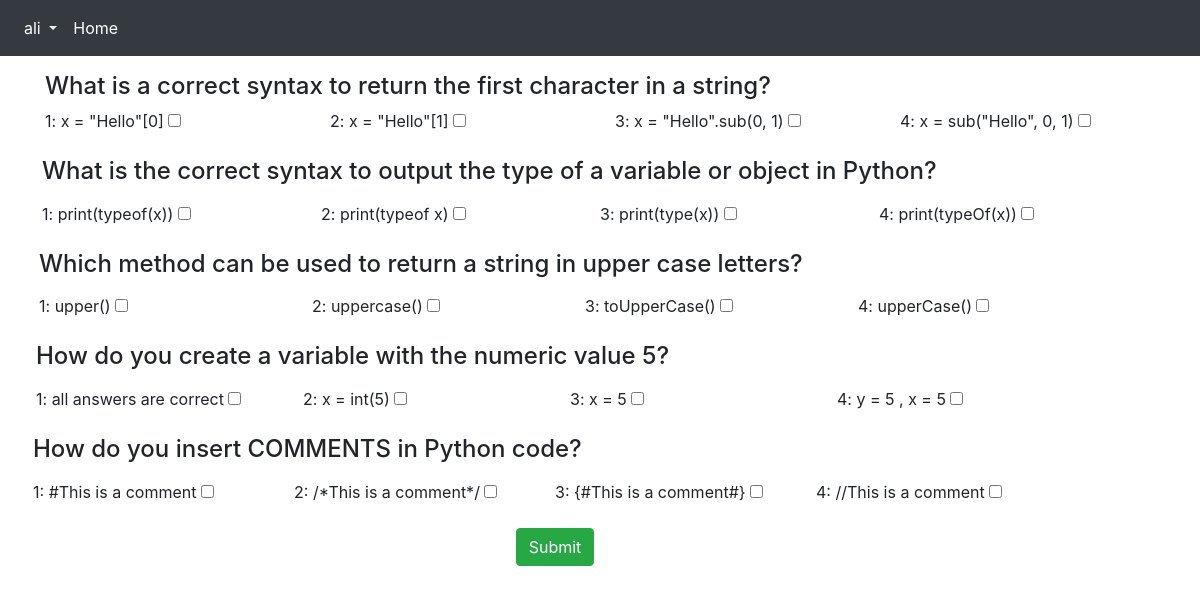
Screenshot of /quiz/ (signed in) with the database file from the repository.
### users/models.py (models this page shows)
class User(AbstractUser):
    USERNAME_FIELD = "username"

### quiz/models.py (models this page shows, shortened)
class Question(models.Model):
    content = models.TextField()
    is_valid = models.BooleanField(default=True)
    created_time = models.DateTimeField(auto_now_add=True)
    modified_time = models.DateTimeField(auto_now=True)

### quiz/views.py (the view)
# urls.py: path('quiz/', show_quiz, name='quiz_list'),
@login_required
def show_quiz(request):
    questions = Question.objects.order_by('?')[:5]
    dict_questions = {}
    for question in questions:
        dict_questions[question.id] = list(
            Choice.objects.filter(question_id=question.id).order_by("?").values_list('choice', 'answer'))
    context = {
        "questions": questions,
        "dict_questions": dict_questions
    }
    return render(request, "quiz/quiz_list.html", context=context)

### quiz/templates/quiz/quiz_list.html (shortened to what this page needs)
{% extends 'base.html' %}
{% block content %}
    <form method="post" action="{% url 'quiz_result' %}">
        {% for question in questions %}
            <div class="text-left mt-3">
                <h4>
                    {{ question.content }}
                </h4>
            </div>
            <div class="row mt-2">
            {% for key,value in dict_questions.items %}
                {% if key == question.id %}
                    {% for item in value %}
                        <label class="col-md-3">
                            {{ forloop.counter }}: {{ item.0 }}
                            <input type="checkbox" value="{{ item.1 }}" name="{{ question.id }}">
                        </label>
                    {% endfor %}
                {% endif %}
            {% endfor %}
        {% endfor %}
        </div>
        <div class="text-center mt-3">
            <a href="{% url 'quiz_result' %}">
                <button type="submit" class="btn btn-success">
                    Submit
                </button>
            </a>
        </div>
    </form>
{% endblock %}

### templates/base.html (shortened to what this page needs)
{% load static %}
<!DOCTYPE html>
<html lang="en">
<head>
    <link rel="stylesheet" href="https://cdn.jsdelivr.net/npm/bootstrap@5.2.1/dist/css/bootstrap.min.css">
    <link rel="stylesheet" href="{% static 'quiz/css/style.css' %}">
    <link rel="stylesheet" href="https://cdn.jsdelivr.net/npm/bootstrap@4.0.0/dist/css/bootstrap.min.css"
>
</head>
<body>
<nav class="navbar navbar-expand-md navbar-dark bg-dark">
    <div class="collapse navbar-collapse" id="navbarSupportedContent">
        <ul class="navbar-nav mr-auto">
            <li class="nav-item">
                {% if user.is_authenticated %}
                    <ul class="navbar-nav mr-auto">
                        <li class="nav-item dropdown active">
                            <a class="nav-link dropdown-toggle large" id="navbarDropdown" role="button"
                               data-toggle="dropdown"
                               aria-haspopup="true" aria-expanded="false">
                                {{ user.username }}
                            </a>
                        </li>
                    </ul>
                {% endif %}
            </li>
            <li class="nav-item active">
                <a class="nav-link" href="{% url 'quiz_list' %}">
                    Home
                </a>
            </li>
        </ul>
    </div>
</nav>
<div class="container">
    {% block content %}
    {% endblock %}
</div>
</body>
</html>

### rows the page displays
User: username "ali"
Question: content "What is a correct syntax to return the first character in a string?", item "x = \"Hello\"[0]" "x = \"Hello\"[1]" "x = \"Hello\".sub(0, 1)" "x = sub(\"Hello\", 0, 1)"
Question: content "What is the correct syntax to output the type of a variable or object in Python?", item "print(typeof(x))" "print(typeof x)" "print(type(x))" "print(typeOf(x))"
Question: content "Which method can be used to return a string in upper case letters?", item "upper()" "uppercase()" "toUpperCase()" "upperCase()"
Question: content "How do you create a variable with the numeric value 5?", item "all answers are correct" "x = int(5)" "x = 5" "y = 5 , x = 5"
Question: content "How do you insert COMMENTS in Python code?", item "#This is a comment" "/*This is a comment*/" "{#This is a comment#}" "//This is a comment"
